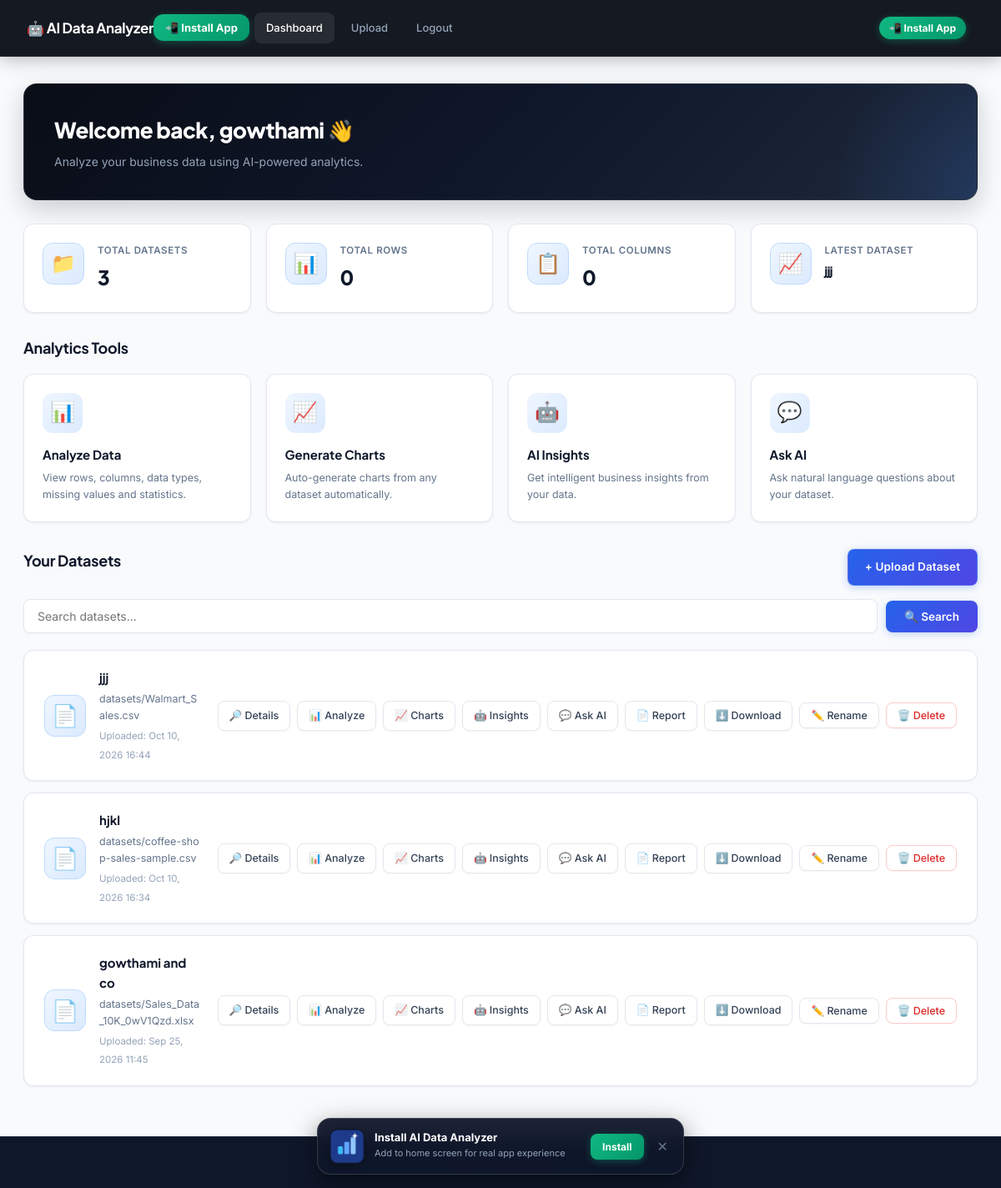
/dashboard/ (signed in), run on the app's committed database.
### analyzer/models.py (models this page shows, shortened)
class Dataset(models.Model):
    user = models.ForeignKey(User, on_delete=models.CASCADE)
    name = models.CharField(max_length=255)
    file = models.FileField(upload_to='datasets/')
    uploaded_at = models.DateTimeField(auto_now_add=True)

### analyzer/views.py (the view)
# urls.py: path('dashboard/', dashboard, name='dashboard'),
@login_required
def dashboard(request):
    search = request.GET.get('search', '').strip()
    all_datasets = Dataset.objects.filter(
        user=request.user
    )
    datasets_qs = all_datasets
    if search:
        datasets_qs = datasets_qs.filter(
            name__icontains=search
        )
    paginator = Paginator(datasets_qs.order_by('-uploaded_at'), 8)
    page_number = request.GET.get('page', 1)
    datasets = paginator.get_page(page_number)
    total_datasets = all_datasets.count()
    total_rows = 0
    total_columns = 0
    latest_dataset = all_datasets.order_by(
        '-uploaded_at'
    ).first()
    if latest_dataset:
        try:
            df = _read_file(latest_dataset.file.path)
            total_rows = len(df)
            total_columns = len(df.columns)
        except Exception:
            total_rows = 0
            total_columns = 0
    return render(
        request,
        'dashboard.html',
        {
            'datasets': datasets,
            'search': search,
            'total_datasets': total_datasets,
            'total_rows': total_rows,
            'total_columns': total_columns,
            'latest_dataset': latest_dataset,
            'page_obj': datasets,
        }
    )

### analyzer/views.py (called while the page is built)
def _read_file(file_path):
    ext = os.path.splitext(file_path)[1].lower()
    if ext == '.csv':
        for enc in ('utf-8-sig', 'utf-8', 'latin-1', 'cp1252', 'iso-8859-1'):
            for comment in (None, '#'):
                try:
                    return pd.read_csv(file_path, encoding=enc, comment=comment)
                except Exception:
                    continue
        raise ValueError('Could not decode CSV with any supported encoding.')
    elif ext in ('.xlsx', '.xls'):
        return pd.read_excel(file_path)
    raise ValueError(f'Unsupported file format: {ext}')

### analyzer/templates/dashboard.html (shortened to what this page needs)
{% load static %}
<!DOCTYPE html>
<html lang="en">
<head>
<link rel="stylesheet" href="{% static 'css/style.css' %}">
</head>
<body>
<nav class="navbar">
  <div class="logo">🤖 AI Data Analyzer</div>
  <div class="nav-links">
    <button type="button" class="pwa-install-btn" id="pwaInstallBtn" title="Install as App">📲 Install App</button>
    <a href="{% url 'dashboard' %}" class="active">Dashboard</a>
    <a href="{% url 'upload_dataset' %}">Upload</a>
    <form method="POST" action="{% url 'logout' %}" style="display:inline;">{% csrf_token %}<button type="submit">Logout</button></form>
  </div>
</nav>
<div class="dashboard-container">
  <div class="welcome">
    <h1>Welcome back, {{ user.username }} 👋</h1>
    <p>Analyze your business data using AI-powered analytics.</p>
  </div>
  <div class="kpi-grid">
    <div class="kpi-card"><div class="kpi-icon">📁</div><div><p>Total Datasets</p><h2>{{ total_datasets }}</h2></div></div>
    <div class="kpi-card"><div class="kpi-icon">📊</div><div><p>Total Rows</p><h2>{{ total_rows }}</h2></div></div>
    <div class="kpi-card"><div class="kpi-icon">📋</div><div><p>Total Columns</p><h2>{{ total_columns }}</h2></div></div>
    <div class="kpi-card"><div class="kpi-icon">📈</div><div><p>Latest Dataset</p><h2 style="font-size:14px;margin-top:2px;">{% if latest_dataset %}{{ latest_dataset.name }}{% else %}None{% endif %}</h2></div></div>
  </div>
  <div class="dashboard-header">
    <h2 class="section-title">Analytics Tools</h2>
  </div>
  <div class="tool-grid">
    <div class="tool-card"><div class="tool-icon">📊</div><h3>Analyze Data</h3><p>View rows, columns, data types, missing values and statistics.</p></div>
    <div class="tool-card"><div class="tool-icon">📈</div><h3>Generate Charts</h3><p>Auto-generate charts from any dataset automatically.</p></div>
    <div class="tool-card"><div class="tool-icon">🤖</div><h3>AI Insights</h3><p>Get intelligent business insights from your data.</p></div>
    <div class="tool-card"><div class="tool-icon">💬</div><h3>Ask AI</h3><p>Ask natural language questions about your dataset.</p></div>
  </div>
  <div style="display:flex;align-items:center;justify-content:space-between;flex-wrap:wrap;gap:12px;margin-bottom:16px;">
    <h2 class="section-title">Your Datasets</h2>
    <a href="{% url 'upload_dataset' %}" class="btn btn-primary">+ Upload Dataset</a>
  </div>
  <form method="GET" class="search-form">
    <input type="text" name="search" placeholder="Search datasets..." value="{{ search }}">
    <button type="submit">🔍 Search</button>
  </form>
  <div class="dataset-list">
    {% for dataset in datasets %}
    <div class="dataset-card">
      <div class="dataset-info">
        <div class="file-icon">📄</div>
        <div>
          <h3>{{ dataset.name }}</h3>
          <p>{{ dataset.file.name }}</p>
          <small>Uploaded: {{ dataset.uploaded_at|date:"M d, Y H:i" }}</small>
        </div>
      </div>
      <div class="dataset-actions">
        <a href="{% url 'dataset_details' dataset.id %}" class="action-button">🔎 Details</a>
        <a href="{% url 'analyze_dataset' dataset.id %}" class="action-button">📊 Analyze</a>
        <a href="{% url 'generate_charts' dataset.id %}" class="action-button">📈 Charts</a>
        <a href="{% url 'ai_insights' dataset.id %}" class="action-button">🤖 Insights</a>
        <a href="{% url 'ask_ai' dataset.id %}" class="action-button">💬 Ask AI</a>
        <a href="{% url 'ai_report' dataset.id %}" class="action-button">📄 Report</a>
        <a href="{% url 'download_dataset' dataset.id %}" class="action-button">⬇️ Download</a>
        <button type="button" class="action-button" onclick="openRename({{ dataset.id }}, '{{ dataset.name|escapejs }}')">✏️ Rename</button>
        <form method="POST" action="{% url 'delete_dataset' dataset.id %}" style="display:inline;">
          <button type="submit" class="action-button" style="color:#dc2626;border-color:#fecaca;" onclick="return confirm('Delete this dataset? All associated charts will also be removed.')">🗑️ Delete</button>
        </form>
      </div>
    </div>
    {% endfor %}
  </div>
</div>
<footer class="footer"><p>© 2026 AI Data Analyzer</p></footer>
</body>
</html>

### data on the page
Dataset: name "jjj", file.name "datasets/Walmart_Sales.csv", uploaded_at "Oct 10, 2026 16:44"
Dataset: name "hjkl", file.name "datasets/coffee-shop-sales-sample.csv", uploaded_at "Oct 10, 2026 16:34"
Dataset: name "gowthami and co", file.name "datasets/Sales_Data_10K_0wV1Qzd.xlsx", uploaded_at "Sep 25, 2026 11:45"

### other printed values
{{ user.username }} "gowthami"
{{ total_datasets }} "3"
{{ total_rows }} "0"
{{ total_columns }} "0"
